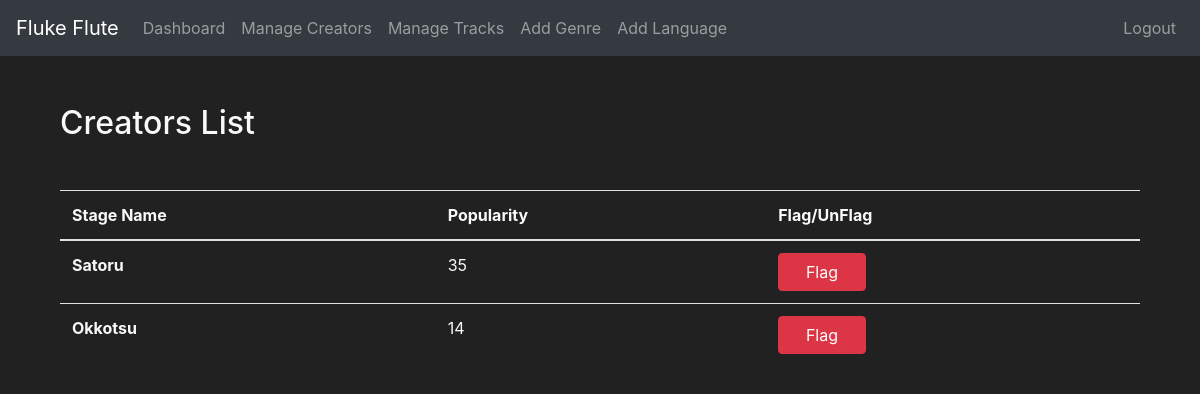
Page /manage/creators on the committed database.
### FlukeFlute/models.py (models this page shows, shortened)
class User(db.Model, UserMixin):
    id = db.Column(db.Integer, primary_key=True)
    name = db.Column(db.String(40))
    username = db.Column(db.String(20), unique=True, nullable=False)
    email = db.Column(db.String(50), unique=True, nullable=False)
    password_hash = db.Column(db.String, nullable=False)
    roles = db.relationship('Role', secondary='user_role', backref='users')
    stage_name = db.Column(db.String(20))
    pfp_path = db.Column(db.String(100))
    bio = db.Column(db.String(255))
    is_flagged = db.Column(db.Boolean, default=False)
    tracks = db.relationship('Track', backref='creator')
    albums = db.relationship('Album', backref='creator')
    playlists = db.relationship('Playlist', backref='creator')
    @property
    def password(self):
        raise AttributeError('Password is not a readable attribute')
    def popularity(self):
        return sum([track.playback_count for track in self.tracks])

class Track(db.Model):
    id = db.Column(db.Integer, primary_key=True)
    title = db.Column(db.String(100), nullable=False)
    lyrics = db.Column(db.Text)
    audio_path = db.Column(db.String, nullable=False)
    playback_count = db.Column(db.Integer, default=0)
    release_date = db.Column(db.Date, default=datetime.utcnow)
    creator_id = db.Column(db.Integer, db.ForeignKey('user.id', ondelete='CASCADE'))
    album_id = db.Column(db.Integer, db.ForeignKey('album.id', ondelete='CASCADE'))
    language_id = db.Column(db.Integer, db.ForeignKey('language.id', ondelete='CASCADE'))
    genre_id = db.Column(db.Integer, db.ForeignKey('genre.id', ondelete='CASCADE'))
    ratings = db.relationship('User', secondary='rating')

### FlukeFlute/views.py (the view)
@app.route('/manage/creators')
@admin_permission.require(http_exception=403)
def manage_creators():
    creators = User.query.filter(User.stage_name.isnot(None)).all()
    return render_template('manage_creators.html', creators=creators)

### FlukeFlute/templates/manage_creators.html
{% extends 'admin.html' %}
{% block content %}
<div class="container-fluid text-light">
    <h2 class="mb-5 mt-5 ">Creators List</h2>
    <table class="table text-light">
        <thead>
            <tr>
                <th scope="col">Stage Name</th>
                <th scope="col">Popularity</th>
                <th scope="col">Flag/UnFlag</th>
            </tr>
        </thead>
        <tbody>
            {% for creator in creators %}
            <tr>
                <th scope="row">{{creator.stage_name|title}}</th>
                <td>
                    {{creator.popularity()}}
                </td>
                {% if creator.is_flagged %}
                <td><a href="{{ url_for('flag_creator', id=creator.id ) }}" class="btn btn-success w-25">UnFlag</a></td>
                {% else %}
                <td><a href="{{ url_for('flag_creator', id=creator.id ) }}" class="btn btn-danger w-25">Flag </a></td>
                {% endif %}
            </tr>
            {% endfor %}
        </tbody>
    </table>
</div>
{% endblock %}

### FlukeFlute/static/css/styles.css (style rules this page uses)
body, .jumbotron { background-color: #212121; color: white; }
a { text-decoration: none; color: white; }

### FlukeFlute/templates/base.html (style rules this page uses)
body { background-color: #212121; color: white; }

### rows in the picture
User: stage_name "Satoru", popularity "35"
User: stage_name "Okkotsu", popularity "14"
